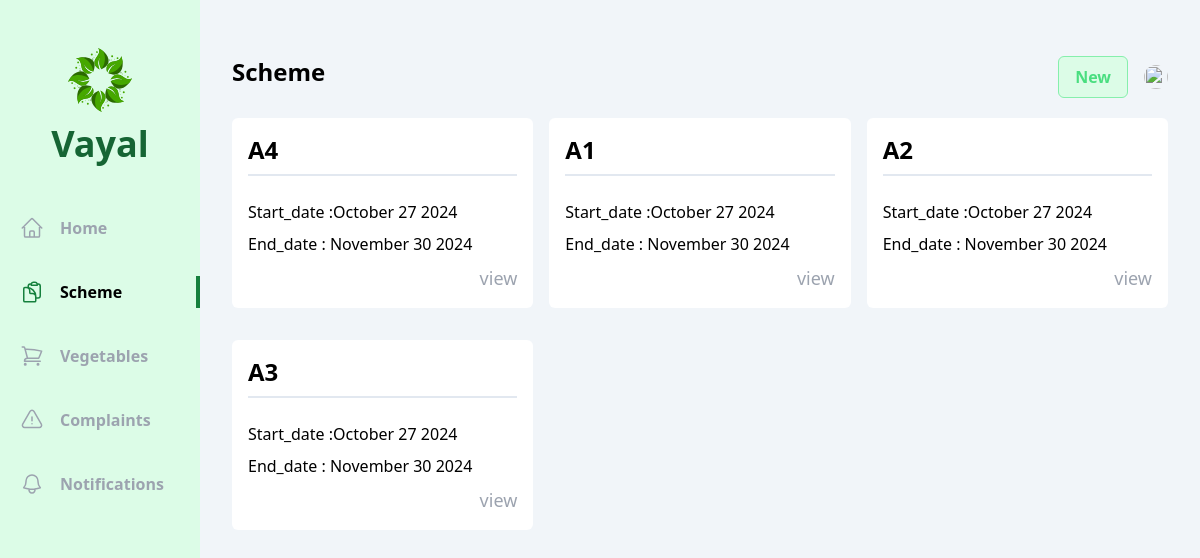
The app's page /officer/schemes/, older data.
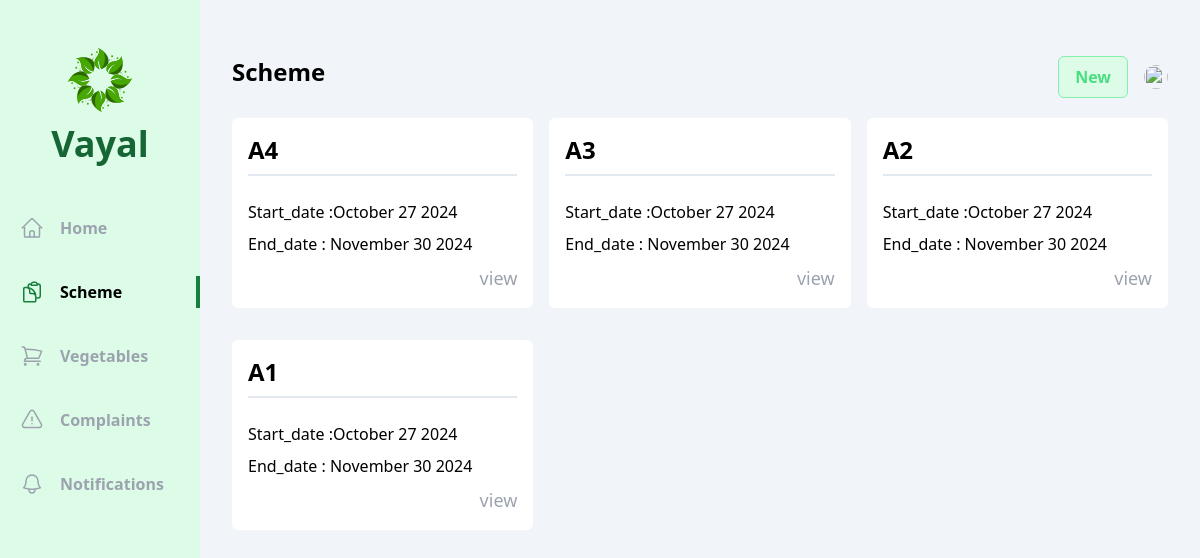
The same page, newer data.
### officer/models.py (models this page shows, shortened)
class Scheme(models.Model):
    name=models.CharField(max_length=250)
    type=models.CharField(max_length=50,choices=schem_type)
    description=models.CharField(max_length=250)
    criteria=models.CharField(max_length=250)
    cast_eligibility = models.CharField(max_length=50,choices=cast,default='All')
    land_ownership=models.CharField(max_length=20, choices=land,default='All')
    start_date=models.DateTimeField(auto_now_add=True)
    end_date=models.DateField()

### officer/views/schemes.py (the view)
# urls.py: path('schemes/',schemes.index,name='schemes'),
def index(request):
    schemes=Scheme.objects.all().order_by('-id')
    return render(request,'officer/schemes/index.html',{'schemes':schemes})

### officer/templates/officer/schemes/index.html (shortened to what this page needs)
{% extends 'base.html' %}
{% block content %}
<div class="flex  bg-slate-100">
  <div class="w-2/12 bg-green-100 flex flex-col items-center pb-10">
      <div class="my-12 flex flex-col gap-3 justify-center items-center">
          <h1 class="text-4xl font-bold text-green-800 ">Vayal</h1>
      </div>
      <ul class="flex flex-col gap-8 w-full font-bold text-gray-400">
        <li class="w-full flex items-center px-5 py-1 gap-4 group hover:text-gray-500 cursor-pointer hover:border-green-700 hover:border-r-4">
          <a href="{% url 'officer:home' %}">Home</a>
      </li>
            <li class="w-full flex items-center px-5 py-1 gap-4 border-r-4 text-black border-green-700">
              <a href="{% url 'officer:schemes' %}">Scheme</a>
          </li>
          <li class="w-full flex items-center px-5 py-1 gap-4 group hover:text-gray-500 cursor-pointer hover:border-green-700 hover:border-r-4">
            <a href="{% url 'officer:vegetables' %}">Vegetables</a>
        </li>
        <li class="w-full flex items-center px-5 py-1 gap-4 group hover:text-gray-500 cursor-pointer hover:border-green-700 hover:border-r-4">
            <a href="{% url 'officer:complaints' %}">Complaints</a>
        </li>
        <li class="w-full flex items-center px-5 py-1 gap-4 group hover:text-gray-500 cursor-pointer hover:border-green-700 hover:border-r-4">
            <a href="{% url 'officer:notifications' %}">Notifications</a>
        </li>
      </ul>
    </div>
    <div class="w-10/12 h-screen overflow-y-auto px-8 py-14">
        <div class="flex justify-between mb-5">
            <h1 class="text-2xl font-bold">Scheme</h1>
            <div class="flex items-center gap-4">
                <span class="px-4 py-2 flex gap-1 bg-green-100 text-green-400 border cursor-pointer border-green-300 font-bold rounded-md">
                    <span>
                        <a href="{% url 'officer:create_schemes' %}">New</a>
                    </span>
                </span>
                <div class="relative">
                <img id="profile" src="/uploads/{{vayal_user.photo}}" class="h-6 w-6 rounded-full cursor-pointer" alt="">
            </div>
            </div>
        </div>
      <div class="grid grid-cols-3 gap-x-4 gap-y-8">
        {% if schemes %}
        {% for scheme in schemes %}
            <div class="flex flex-col bg-white p-4 rounded-md gap-2">
                <span class="text-2xl font-bold mb-4 pb-2 border-b-2 border-slate-200">{{scheme.name }}</span>
                <span>Start_date :{{scheme.start_date  | date:"F d Y" }}</span>
                <span>End_date : {{scheme.end_date  | date:"F d Y" }}</span>
                <div class="flex justify-end ">
                    <a href ="{% url 'officer:details_schemes' scheme.id  %}" class="text-lg text-gray-400 ">view</a>
                </div>
            </div>
        {% endfor %}
    {% endif %}
    </div>
  </div>
{% endblock content %}

Row changes from the older to the newer data that the page shows:
changed Scheme (number 2 of 4 on the later page): name "A1" → "A3"
changed Scheme (number 4 of 4 on the later page): name "A3" → "A1"
